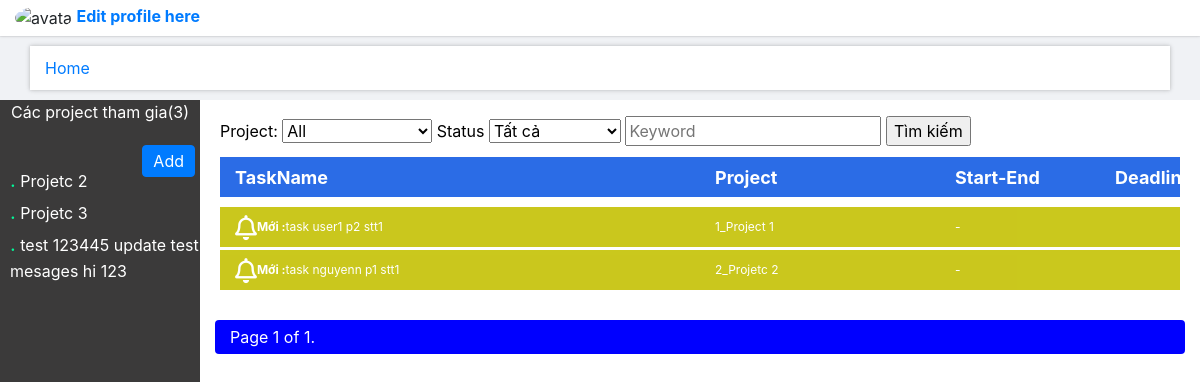
/home/ (signed in), run on an earlier commit of the app's database.
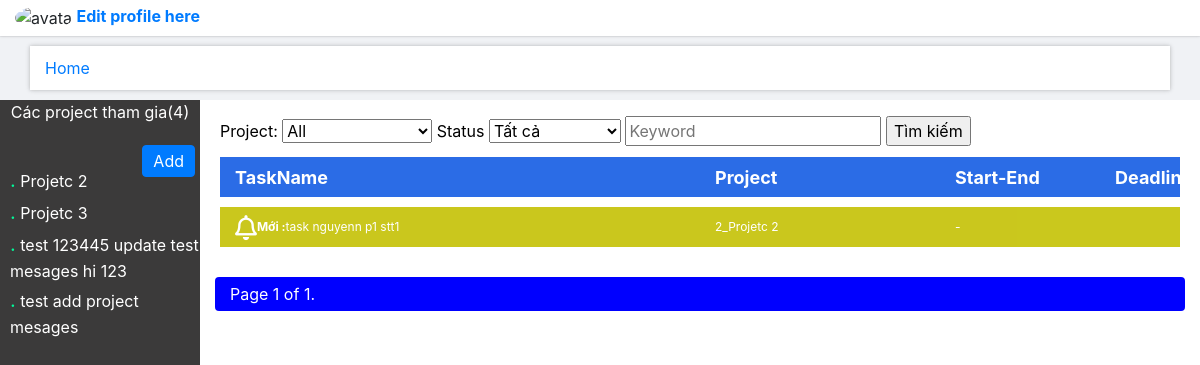
And on a later commit of the database.
### main_app/models.py (models this page shows, shortened)
class Projects(models.Model): # Dự án
    name=models.CharField(max_length=50)
    describe=models.TextField(blank=True,null=True)
    members=models.ManyToManyField(User,through='UserProject') # Quan hệ n-n với user,và lưu trữ thông tin thêm ở UserProject
    list_status = (
        (-1, "Doing"),
        (0, 'NotDo'),
        (1, 'Done'),
    )
    status=models.IntegerField(default=0,choices=list_status)
    note=models.TextField(blank=True,null=True)
    create_at=models.DateTimeField(auto_now_add=True,editable=False)
    update_at=models.DateTimeField(auto_now=True,editable=False)
    class Meta:
        ordering=['status', 'create_at']
    def __str__(self):
        return str(self.id)+'_'+self.name

class Task(models.Model): # Các công việc
    name=models.CharField(max_length=200)
    project=models.ForeignKey(Projects,on_delete=models.CASCADE)
    user=models.ForeignKey(User,on_delete=models.CASCADE,blank=True,null=True)
    describe=models.TextField(blank=True,null=True)
    list_status = (
        (-1, "Doing"),
        (0, 'NotDo'),
        (1, 'Done'),
    )
    status=models.IntegerField(default=0,choices=list_status)
    start=models.DateTimeField(blank=True,null=True)
    end=models.DateTimeField(blank=True,null=True)
    deadline=models.DateTimeField(blank=True,null=True)
    note=models.TextField(blank=True,null=True)
    create_at=models.DateTimeField(default=timezone.now,editable=False)
    update_at=models.DateTimeField(auto_now=True,editable=False)
    update_by=models.CharField(max_length=30,default=None,blank=True,null=True,editable=False)
    is_view=models.BooleanField(default=False)
    class Meta:
        ordering=["status",'-create_at','project']

### main_app/views.py (the view, shortened to what this page needs)
# urls.py: path('home/', views.Home.as_view(), name='home'),
class Home(LoginRequiredMixin, View):  # Màn hình người dùng
    login_url = 'accounts:login'
    def get(self, request):
        if request.GET.get('seach'):  # Có yêu cầu tìm kiếm
            choice_project = request.GET['project']
            choice_status = request.GET['status']
            choice_keyword = request.GET['keyword']
            if choice_project == 'all' and choice_status == 'all':
                list_task = Task.objects.filter(user=request.user)
            elif choice_project != 'all' and choice_status == 'all':
                list_task = Task.objects.filter(
                    user=request.user, project=choice_project)
            elif choice_project == 'all' and choice_status != 'all':
                list_task = Task.objects.filter(
                    user=request.user, status=choice_status)
            else:
                list_task = Task.objects.filter(
                    user=request.user, project=choice_project, status=choice_status)
            if request.GET['keyword'] !=None:  # Có keyword tìm kiếm được gửi ''
                list_task = list_task.filter(
                    name__icontains=request.GET['keyword'])
            if choice_project != 'all':  # ...
                choice_project = int(choice_project)
        else:  # Không có yêu cầu tìm kiếm được gửi
            list_task = Task.objects.filter(user=request.user)
            choice_project = 'all'
            choice_status = 'all'
            choice_keyword = ''
        paginator = Paginator(list_task, 5)
        pageNumber = request.GET.get('page')
        try:
            l_task = paginator.page(pageNumber)
        except PageNotAnInteger:
            l_task = paginator.page(1)
        except EmptyPage:
            l_task = paginator.page(paginator.num_pages)
        list_project = request.user.projects_set.all()
        return render(request, 'main_app/home.html', {'list_project': list_project,
                                                      'list_task': l_task,
                                                      'choice_project': choice_project,
                                                      'choice_status': choice_status,
                                                      'choice_keyword': choice_keyword
                                                      })

### main_app/templates/main_app/home.html (shortened to what this page needs)
{% extends "main_app_base.html" %}
{% block content %}
<div class="container-fluid" style="margin-top: 5px;height: 1000px;">
    <div class="row" style="height: 100%;">
        <div class="col-sm-2 block_left" style="margin: 3px;">
            <p style="text-align: center;">Các project tham gia({{ list_project|length }})</p>
            {% if perms.main_app.add_projects %}
            <a href="{% url 'main_app:add_project' %}"><button type="button" class="btn btn-primary" style="float: right;padding: 3px 10px;margin: 5px;">Add</button><br></a>
            {% endif %}
            {% for list in list_project%}
            <a href="{% url 'main_app:project' list.id %}" style="color: white;text-decoration: none;">
                <div class="project_item">
                    <span style="font-size: 20px;color: mediumspringgreen;">.</span>
                    <span>{{ list.name }}</span>
                </div>
            </a>
            {% endfor %}
        </div>
        <div class="col-sm-10 block_between" style="margin: 3px;">
            <div class="row choses">
                <form class="choses_form" action="{% url 'main_app:home' %}" action="get">
                    <label for="Project">Project:</label>
                    <select id="project" name="project" style="width: 150px;">
                      <option value="all" {% if choice_project == 'all' %} selected {%endif%}>All</option>
                    </select>
                    <label for="Status">Status</label>
                    <select id="status" name="status">
                      <option value="all" {% if choice_status == 'all' %} selected {%endif%}>Tất cả</option>
                    </select>
                    <input type="text" id='keyword' name="keyword" placeholder="Keyword" value={{choice_keyword}}>
                    <input type="submit" value="Tìm kiếm" name="seach">
                  </form>
            </div>
            <div class="row task_item" style="font-size: 18px;margin-bottom: 10px !important;">
                <div class="col-sm-6 task_item_inner_title" style="background-color:rgb(21, 93, 228)">
                   TaskName
                </div>
                <div class="col-sm-3 task_item_inner_title" style="background-color:rgb(21, 93, 228);">
                   Project
                </div>
                <div class="col-sm-2 task_item_inner_title" style="background-color:rgb(21, 93, 228)">
                    Start-End
                </div>
                <div class="col-sm-1 task_item_inner_title" style="background-color:rgb(21, 93, 228)">
                    Deadline
                </div>
            </div>
            {% for list in list_task %}
            <a href="{% url 'main_app:update_task' list.id %}" style="text-decoration: none;">
            <div class="row task_item"
            style="background-color: {% if list.status == -1 %} rgb(247, 34, 6) {% elif list.status == 0 %} rgb(197, 194, 5) {% else %} rgb(8, 156, 8) {% endif %};">
                <div class="col-sm-6 task_item_inner">
                    {% if list.is_view == False %}
                    <i class="far fa-bell" style="font-size: 25px;"></i>
                    <span ><b>Mới  : </b></span>
                    {% endif %}
                    {{list.name}}
                </div>
                <div class="col-sm-3 task_item_inner">
                    {{list.project}}
                </div>
                <div class="col-sm-2 task_item_inner">
                    {{list.start|date:"SHORT_DATE_FORMAT"}}-{{list.end|date:"SHORT_DATE_FORMAT"}}
                </div>
                <div class="col-sm-1 task_item_inner">
                </div>
            </div>
            </a>
            {% endfor %}
            <div class="pagination">
                <span class="current" style="margin: 5px;">
                    Page {{ list_task.number }} of {{ list_task.paginator.num_pages }}.
                </span>
            </div>
        </div>
{% endblock %}

What changed in the data, as far as the page shows it:
no longer on this page (row edited): Task: is_view False (drawn), shows "Mới :", name "task user1 p2 stt1", project "1_Project 1"
now on this page (row edited): Projects: name "test add project mesages"
Also different on the page:
{{ list_project|length }}: "3" → "4"
